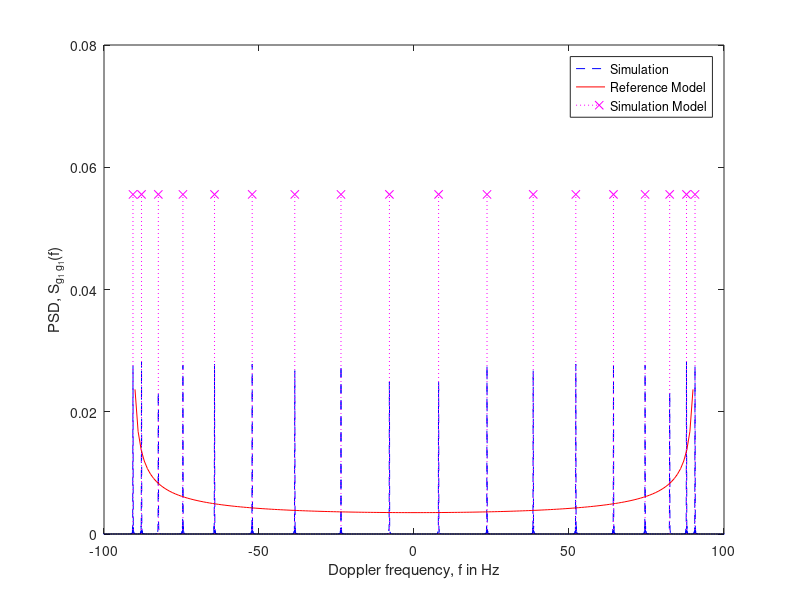

Write the MATLAB code that produced this figure.
clear
fm=91;
b=1;
N1=9;
f_1_n=fm*sin(pi*((1:N1)-1/2)/(2*N1));
c_1_n=sqrt(2*b/N1)*ones(size(f_1_n));
theta_1_n=2*pi*(1:N1)/(N1+1);

fs=1000;
t_sim=(10E3:20E3)/fs;

g1_t_tilde=zeros(size(t_sim));
for k=1:length(f_1_n)
	g1_t_tilde =g1_t_tilde+c_1_n(k)*cos(2*pi*f_1_n(k)*t_sim+theta_1_n(k));
end

r_g1_g1=xcorr(g1_t_tilde,'biased');

PSD_S = fft(r_g1_g1);
len_S=length(PSD_S);
f_PSD=(-(len_S-1)/2:(len_S-1)/2)/len_S*fs;

plot(f_PSD,fftshift(abs(PSD_S)/len_S),'b--')
hold on

Omega_p=2;
f=(-fm):1:(fm);
S_f=Omega_p/2/pi/fm./sqrt(1-(f/fm).^2);
plot(f,S_f,'r-')

f_tilde = [-f_1_n(N1:-1:1),f_1_n];
S_mm_tilde=[c_1_n(N1:-1:1).^2,c_1_n.^2]/4;
stem(f_tilde,S_mm_tilde,'m:x')

hold off

ax=axis;ax(1)=-100;ax(2)=100;ax(3)=0;ax(4)=0.08;axis(ax)
legend('Simulation','Reference Model','Simulation Model')
xlabel('Doppler frequency, f in Hz')
ylabel('PSD, S_{g_1 g_1}(f)')